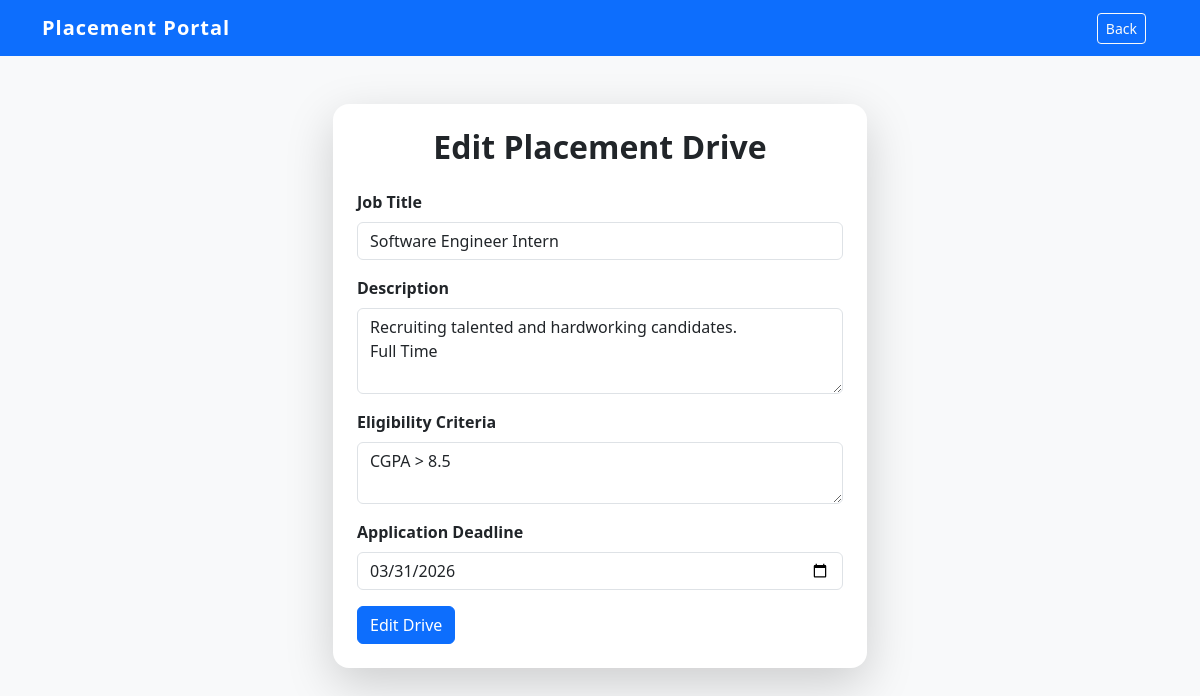
/edit_drive/1 (signed in), run on the app's committed database.
### models.py (models this page shows)
class PlacementDrive(db.Model):
    id = db.Column(db.Integer, primary_key=True)
    job_title = db.Column(db.String(100), nullable=False)
    description = db.Column(db.Text)
    eligibility= db.Column(db.Text)
    deadline = db.Column(db.String(20))
    status = db.Column(db.String(20), default='Pending')
    is_active = db.Column(db.Boolean, default=True)
    company_id = db.Column(db.Integer, db.ForeignKey('company.id'), nullable=False)
    applications = db.relationship('Application', backref='drive', lazy=True, cascade="all, delete-orphan")

### app.py (the view, shortened to what this page needs)
@app.route('/edit_drive/<int:drive_id>', methods=['GET', 'POST'])
def edit_drive(drive_id):
    if session.get('role') != 'company':
        return redirect(url_for('login'))
    drive = PlacementDrive.query.get(drive_id)
    if not drive or drive.company_id != session.get('user_id'):
        flash('Placement drive not found or unauthorized access.', 'danger')
        return redirect(url_for('company_dashboard'))
    return render_template('company/edit_drive.html', drive=drive)

### app.py (called while the page is built)
@app.after_request
def add_header(response):
    response.headers['Cache-Control'] = 'no-store, no-cache, must-revalidate, post-check=0, pre-check=0, max-age=0'
    response.headers['Pragma'] = 'no-cache'
    response.headers['Expires'] = '-1'
    return response

### templates/company/edit_drive.html
{% extends 'base.html' %}
{% block extra_nav %}
<div class = "container">
    <a href = "{{ url_for('company_dashboard') }}" class = "btn btn-outline-light btn-sm">Back</a>
{% endblock %}
{% block content %}
<div class = "row justify-content-center">
    <div class = "col-md-6">
        <div class = "card shadow-lg p-4 rounded-4 mb-4">
            <h2 class = "text-center fw-bold mb-4">Edit Placement Drive</h2>
            <form method = "POST" action = "{{ url_for('edit_drive', drive_id = drive.id) }}">
                <div class = "mb-3">
                    <label class = "form-label fw-bold">Job Title</label>
                    <input type = "text" class = "form-control" name = "job_title" value = "{{ drive.job_title }}" required>
                </div>
                <div class = "mb-3">
                    <label class = "form-label fw-bold">Description</label>
                    <textarea class = "form-control" name = "description" rows = "3" required>{{ drive.description }}</textarea>
                </div>
                <div class = "mb-3">
                    <label class = "form-label fw-bold">Eligibility Criteria</label>
                    <textarea class = "form-control" name = "eligibility" rows = "2" required>{{ drive.eligibility }}</textarea>
                </div>
                <div class = "mb-3">
                    <label for = "deadline" class = "form-label fw-bold">Application Deadline</label>
                    <input type ="date" class ="form-control" name ="deadline" value = "{{ drive.deadline }}" required>
                </div>
                <button type ="submit" class ="btn btn-primary">Edit Drive</button>
            </form>
        </div>
    </div>
</div>
{% endblock %}

### static/style.css (style rules this page uses)
:root { --primary-color: #0d6efd; --success-color: #198754; --error-red: #dc3545; }
body { font-family: 'Segoe UI', Tahoma, Geneva, Verdana, sans-serif; background-color: #f8f9fa; }
.row { margin: 0; }
.card { border: none; transition: transform 0.3s ease, box-shadow 0.3s ease; }

### data on the page
PlacementDrive: job_title "Software Engineer Intern", description "Recruiting talented and hardworking candidates. Full Time", eligibility "CGPA > 8.5", deadline "03/31/2026"
